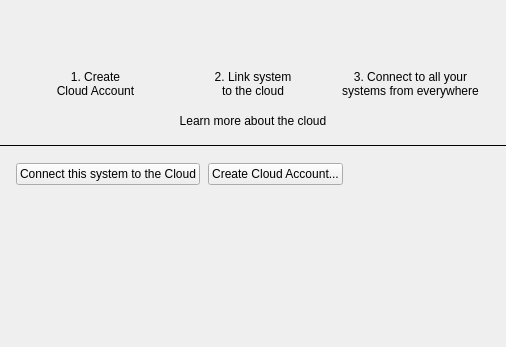
<?xml version="1.0" encoding="UTF-8"?>
<ui version="4.0">
 <class>CloudManagementWidget</class>
 <widget class="QWidget" name="CloudManagementWidget">
  <property name="geometry">
   <rect>
    <x>0</x>
    <y>0</y>
    <width>506</width>
    <height>347</height>
   </rect>
  </property>
  <layout class="QVBoxLayout" name="verticalLayout">
   <property name="spacing">
    <number>0</number>
   </property>
   <property name="leftMargin">
    <number>0</number>
   </property>
   <property name="topMargin">
    <number>0</number>
   </property>
   <property name="rightMargin">
    <number>0</number>
   </property>
   <property name="bottomMargin">
    <number>0</number>
   </property>
   <item>
    <widget class="QStackedWidget" name="stackedWidget">
     <property name="currentIndex">
      <number>0</number>
     </property>
     <widget class="QWidget" name="notLinkedPage">
      <layout class="QVBoxLayout" name="verticalLayout_2">
       <property name="spacing">
        <number>0</number>
       </property>
       <property name="leftMargin">
        <number>0</number>
       </property>
       <property name="topMargin">
        <number>0</number>
       </property>
       <property name="rightMargin">
        <number>0</number>
       </property>
       <property name="bottomMargin">
        <number>0</number>
       </property>
       <item>
        <widget class="QnPanel" name="introWidget" native="true">
         <layout class="QGridLayout" name="gridLayout">
          <property name="leftMargin">
           <number>20</number>
          </property>
          <property name="topMargin">
           <number>40</number>
          </property>
          <property name="rightMargin">
           <number>20</number>
          </property>
          <property name="bottomMargin">
           <number>16</number>
          </property>
          <property name="verticalSpacing">
           <number>16</number>
          </property>
          <item row="1" column="0">
           <widget class="QLabel" name="promo1TextLabel">
            <property name="text">
             <string>1. Create
Cloud Account</string>
            </property>
            <property name="alignment">
             <set>Qt::AlignCenter</set>
            </property>
            <property name="wordWrap">
             <bool>true</bool>
            </property>
           </widget>
          </item>
          <item row="0" column="1">
           <widget class="QLabel" name="promo2Label">
            <property name="text">
             <string/>
            </property>
            <property name="alignment">
             <set>Qt::AlignCenter</set>
            </property>
           </widget>
          </item>
          <item row="0" column="2">
           <widget class="QLabel" name="promo3Label">
            <property name="text">
             <string/>
            </property>
            <property name="alignment">
             <set>Qt::AlignCenter</set>
            </property>
           </widget>
          </item>
          <item row="0" column="0">
           <widget class="QLabel" name="promo1Label">
            <property name="text">
             <string/>
            </property>
            <property name="alignment">
             <set>Qt::AlignCenter</set>
            </property>
           </widget>
          </item>
          <item row="1" column="1">
           <widget class="QLabel" name="promo2TextLabel">
            <property name="text">
             <string>2. Link system
to the cloud</string>
            </property>
            <property name="alignment">
             <set>Qt::AlignCenter</set>
            </property>
            <property name="wordWrap">
             <bool>true</bool>
            </property>
           </widget>
          </item>
          <item row="1" column="2">
           <widget class="QLabel" name="promo3TextLabel">
            <property name="text">
             <string>3. Connect to all your
systems from everywhere</string>
            </property>
            <property name="alignment">
             <set>Qt::AlignCenter</set>
            </property>
            <property name="wordWrap">
             <bool>true</bool>
            </property>
           </widget>
          </item>
          <item row="2" column="0" colspan="3">
           <widget class="QLabel" name="learnMoreLabel">
            <property name="text">
             <string notr="true">Learn more about the cloud</string>
            </property>
            <property name="alignment">
             <set>Qt::AlignCenter</set>
            </property>
            <property name="openExternalLinks">
             <bool>true</bool>
            </property>
           </widget>
          </item>
         </layout>
        </widget>
       </item>
       <item>
        <widget class="Line" name="line">
         <property name="frameShadow">
          <enum>QFrame::Plain</enum>
         </property>
         <property name="orientation">
          <enum>Qt::Horizontal</enum>
         </property>
        </widget>
       </item>
       <item>
        <layout class="QHBoxLayout" name="horizontalLayout_2">
         <property name="spacing">
          <number>8</number>
         </property>
         <property name="leftMargin">
          <number>16</number>
         </property>
         <property name="topMargin">
          <number>16</number>
         </property>
         <property name="rightMargin">
          <number>16</number>
         </property>
         <property name="bottomMargin">
          <number>16</number>
         </property>
         <item>
          <widget class="QPushButton" name="linkButton">
           <property name="text">
            <string>Connect this system to the Cloud</string>
           </property>
          </widget>
         </item>
         <item>
          <widget class="QPushButton" name="createAccountButton">
           <property name="text">
            <string>Create Cloud Account...</string>
           </property>
          </widget>
         </item>
         <item>
          <spacer name="horizontalSpacer_2">
           <property name="orientation">
            <enum>Qt::Horizontal</enum>
           </property>
           <property name="sizeHint" stdset="0">
            <size>
             <width>40</width>
             <height>20</height>
            </size>
           </property>
          </spacer>
         </item>
        </layout>
       </item>
       <item>
        <spacer name="verticalSpacer">
         <property name="orientation">
          <enum>Qt::Vertical</enum>
         </property>
         <property name="sizeHint" stdset="0">
          <size>
           <width>20</width>
           <height>40</height>
          </size>
         </property>
        </spacer>
       </item>
      </layout>
     </widget>
     <widget class="QWidget" name="linkedPage">
      <layout class="QVBoxLayout" name="verticalLayout_4">
       <property name="spacing">
        <number>0</number>
       </property>
       <property name="leftMargin">
        <number>0</number>
       </property>
       <property name="topMargin">
        <number>0</number>
       </property>
       <property name="rightMargin">
        <number>0</number>
       </property>
       <property name="bottomMargin">
        <number>0</number>
       </property>
       <item>
        <widget class="QnPanel" name="linkedAccountInfoWidget" native="true">
         <layout class="QVBoxLayout" name="verticalLayout_5">
          <property name="spacing">
           <number>8</number>
          </property>
          <property name="leftMargin">
           <number>16</number>
          </property>
          <property name="topMargin">
           <number>16</number>
          </property>
          <property name="rightMargin">
           <number>16</number>
          </property>
          <property name="bottomMargin">
           <number>16</number>
          </property>
          <item>
           <widget class="QLabel" name="linkedHintLabel">
            <property name="text">
             <string notr="true">This system is linked to</string>
            </property>
           </widget>
          </item>
          <item>
           <widget class="QLabel" name="accountLabel">
            <property name="text">
             <string notr="true">&lt;Here account name will be displayed&gt;</string>
            </property>
           </widget>
          </item>
         </layout>
        </widget>
       </item>
       <item>
        <widget class="Line" name="line_2">
         <property name="frameShadow">
          <enum>QFrame::Plain</enum>
         </property>
         <property name="orientation">
          <enum>Qt::Horizontal</enum>
         </property>
        </widget>
       </item>
       <item>
        <layout class="QHBoxLayout" name="horizontalLayout">
         <property name="spacing">
          <number>8</number>
         </property>
         <property name="leftMargin">
          <number>16</number>
         </property>
         <property name="topMargin">
          <number>16</number>
         </property>
         <property name="rightMargin">
          <number>16</number>
         </property>
         <property name="bottomMargin">
          <number>16</number>
         </property>
         <item>
          <widget class="QPushButton" name="unlinkButton">
           <property name="text">
            <string>Break the link</string>
           </property>
          </widget>
         </item>
         <item>
          <widget class="QPushButton" name="goToCloudButton">
           <property name="text">
            <string>Go to Cloud Portal</string>
           </property>
          </widget>
         </item>
         <item>
          <spacer name="horizontalSpacer">
           <property name="orientation">
            <enum>Qt::Horizontal</enum>
           </property>
           <property name="sizeHint" stdset="0">
            <size>
             <width>40</width>
             <height>20</height>
            </size>
           </property>
          </spacer>
         </item>
        </layout>
       </item>
       <item>
        <spacer name="verticalSpacer_2">
         <property name="orientation">
          <enum>Qt::Vertical</enum>
         </property>
         <property name="sizeHint" stdset="0">
          <size>
           <width>20</width>
           <height>256</height>
          </size>
         </property>
        </spacer>
       </item>
      </layout>
     </widget>
    </widget>
   </item>
  </layout>
 </widget>
 <customwidgets>
  <customwidget>
   <class>QnPanel</class>
   <extends>QWidget</extends>
   <header location="global">ui/widgets/panel.h</header>
   <container>1</container>
  </customwidget>
 </customwidgets>
 <resources/>
 <connections/>
</ui>
